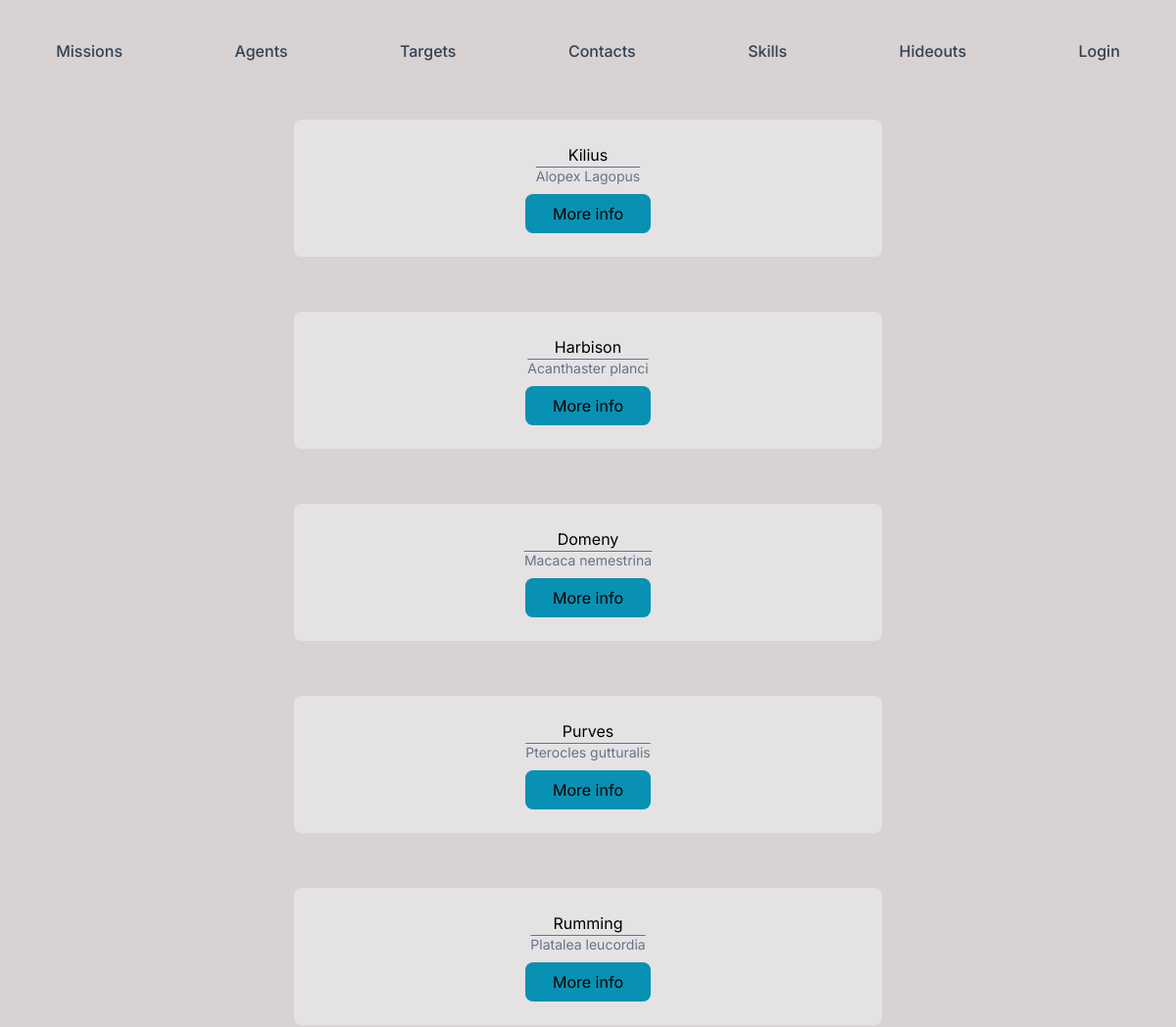
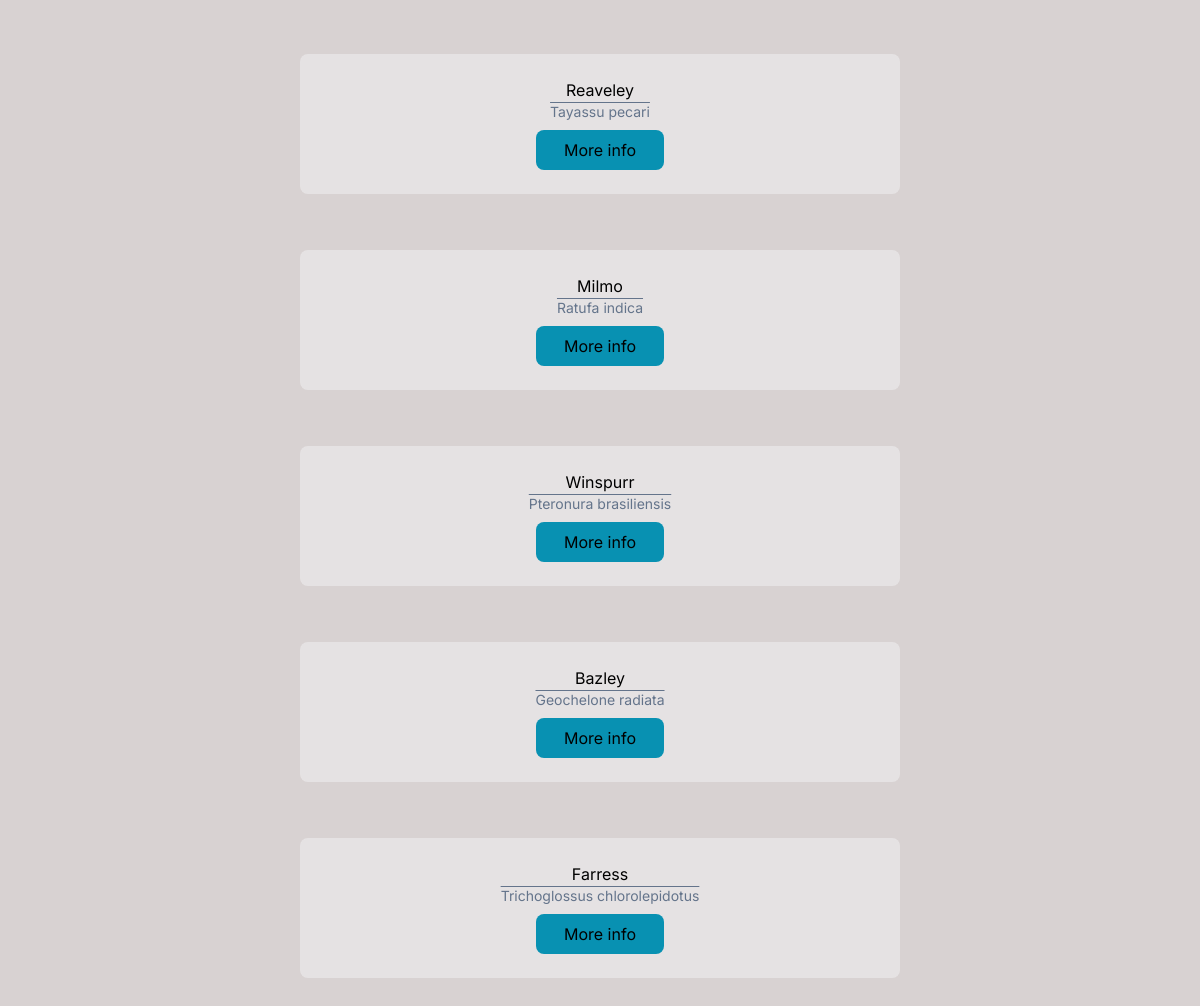
The app's page /dist/targets.php with its own data (2 pictures, top to bottom).
### tables this page shows
CREATE TABLE IF NOT EXISTS `target` (
  `id` int(11) NOT NULL AUTO_INCREMENT,
  `last_name` varchar(60) NOT NULL,
  `first_name` varchar(60) NOT NULL,
  `birth_date` date NOT NULL,
  `code_name` varchar(60) NOT NULL,
  `nationality_id` int(11) NOT NULL,
  `mission_id` int(11) NOT NULL,
  PRIMARY KEY (`id`),
  KEY `FK_nationality_id_target` (`nationality_id`),
  KEY `FK_mission_id_target` (`mission_id`),
  CONSTRAINT `FK_mission_id_target` FOREIGN KEY (`mission_id`) REFERENCES `mission` (`id`),
  CONSTRAINT `FK_nationality_id_target` FOREIGN KEY (`nationality_id`) REFERENCES `nationality` (`id`)
);

### dist/targets.php (the view, shortened to what this page needs)
<!DOCTYPE html>
<html lang="fr">
<?php session_start();
$cleardb_url = parse_url(getenv("DATABASE_URL"));
$cleardb_server = $cleardb_url["host"];
$cleardb_username = $cleardb_url["user"];
$cleardb_password = $cleardb_url["pass"];
$cleardb_db = substr($cleardb_url["path"], 1);
$pdo = mysqli_connect($cleardb_server, $cleardb_username, $cleardb_password, $cleardb_db);
?>
<head>
  <link href="./output.css" rel="stylesheet">
  <link rel="stylesheet" href="../css/styles.css">
</head>
<body>
  <nav class="flex flex-wrap justify-around w-full mt-8">
    <a href="index.php" class="font-medium px-3 py-2 text-slate-700 rounded-lg hover:text-orange-600">Missions</a>
    <a href="agents.php" class="font-medium px-3 py-2 text-slate-700 rounded-lg hover:text-orange-600">Agents</a>
    <a href="targets.php" class="font-medium px-3 py-2 text-slate-700 rounded-lg hover:text-orange-600">Targets</a>
    <a href="contacts.php" class="font-medium px-3 py-2 text-slate-700 rounded-lg hover:text-orange-600">Contacts</a>
    <a href="skills.php" class="font-medium px-3 py-2 text-slate-700 rounded-lg hover:text-orange-600">Skills</a>
    <a href="hideouts.php" class="font-medium px-3 py-2 text-slate-700 rounded-lg hover:text-orange-600">Hideouts</a>
    <?php
    if (!isset($_SESSION['email'])) {
    ?>
      <a href="login.php" class="font-medium px-3 py-2 text-slate-700 rounded-lg hover:text-orange-600">Login</a>
    <?php
    } else {
    ?>
      <a href="logout.php" class="font-medium px-3 py-2 text-slate-700 rounded-lg hover:text-orange-600">Logout</a>
    <?php
    }
    ?>
  </nav>
  <div class="block text-center py-8">
    <?php
    foreach (mysqli_query($pdo, ('SELECT * FROM target')) as $target) {
      echo '<div class="mx-auto w-3/4 md:w-2/3 lg:w-1/2 rounded-lg bg-gray-100/50 p-6 m-4">';
      echo $target['last_name'] . '<br>';
      echo '<p class="overline text-sm text-slate-500">';
      echo $target['code_name'];
      echo '</p>';
      echo '<div class="flex flex-wrap justify-evenly">';
      echo '<form action="./actions/targetInfo.php">';
      echo '<button type="submit" value="' . $target['id'] . '" name="info" class="mt-2 p-2 w-32 rounded-lg hover:bg-cyan-700 bg-cyan-600">';
      echo 'More info';
      echo '</button>';
      echo '</form>';
      echo '</div>';
      echo '</div>';
      echo "<br>";
    } ?>
  </div>
</body>
</html>

### css/styles.css (style rules this page uses)
* { box-sizing: border-box; }
html, body { font-family: "Inter"; }
body { height: 90vh; width: 100vw; background-color: rgb(216, 210, 210); }
a { position: relative; }
a:after { position: relative; top: 1%; left: 0%; width: 0; height: 2px; background: #EA580C; display: block; content: ""; transition: width 0.5s ease-in-out; }

### records on screen
target: last_name "Kilius", code_name "Alopex Lagopus", $target['id'] 12 (drawn)
target: last_name "Harbison", code_name "Acanthaster planci", $target['id'] 13 (drawn)
target: last_name "Domeny", code_name "Macaca nemestrina", $target['id'] 14 (drawn)
target: last_name "Purves", code_name "Pterocles gutturalis", $target['id'] 15 (drawn)
target: last_name "Rumming", code_name "Platalea leucordia", $target['id'] 16 (drawn)
target: last_name "Reaveley", code_name "Tayassu pecari", $target['id'] 17 (drawn)
target: last_name "Milmo", code_name "Ratufa indica", $target['id'] 18 (drawn)
target: last_name "Winspurr", code_name "Pteronura brasiliensis", $target['id'] 19 (drawn)
target: last_name "Bazley", code_name "Geochelone radiata", $target['id'] 20 (drawn)
target: last_name "Farress", code_name "Trichoglossus chlorolepidotus", $target['id'] 21 (drawn)
